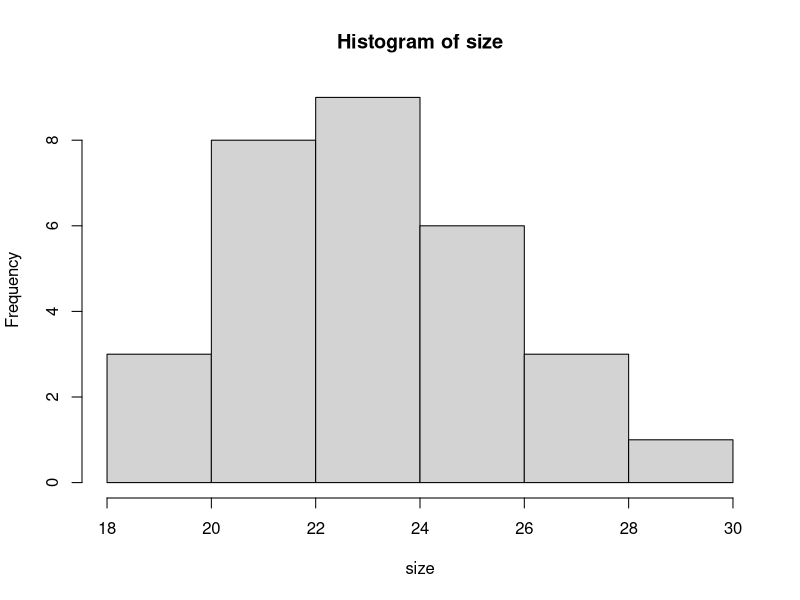
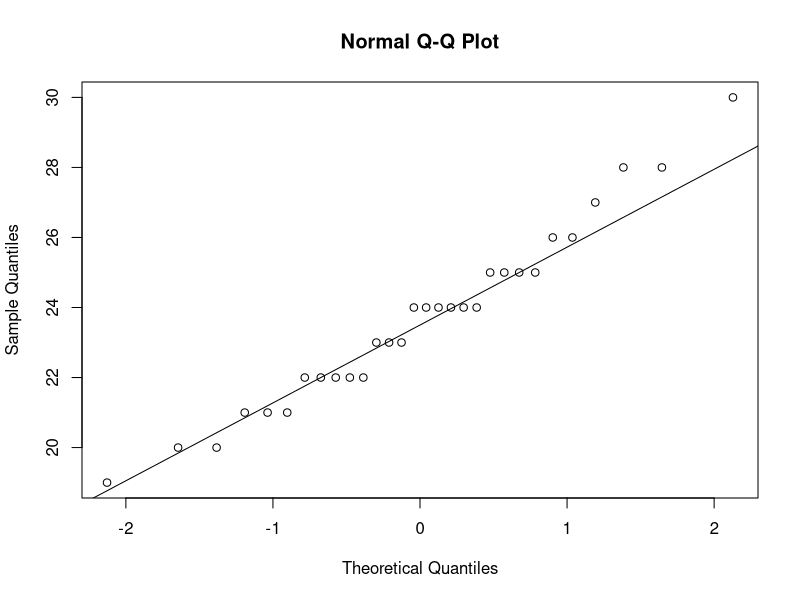

These charts were generated, in order, by the following R code:
#normality
#histogram
#qq plot
#shapiro-wilk test
size=c(25,22,28,24,26,24,22,21,23,25,26,
       30,25,24,21,27,28,23,25,24,20,22,24,23,22,24,20,19,21,22)
hist(size)
##skewness; modality; outliers
qqnorm(size)
qqline(size)
##dots hang tight around the reference line

shapiro.test(size)
##null hypothesis: the data is from a normal population
##alternative hypothesis: the data is not from normal population